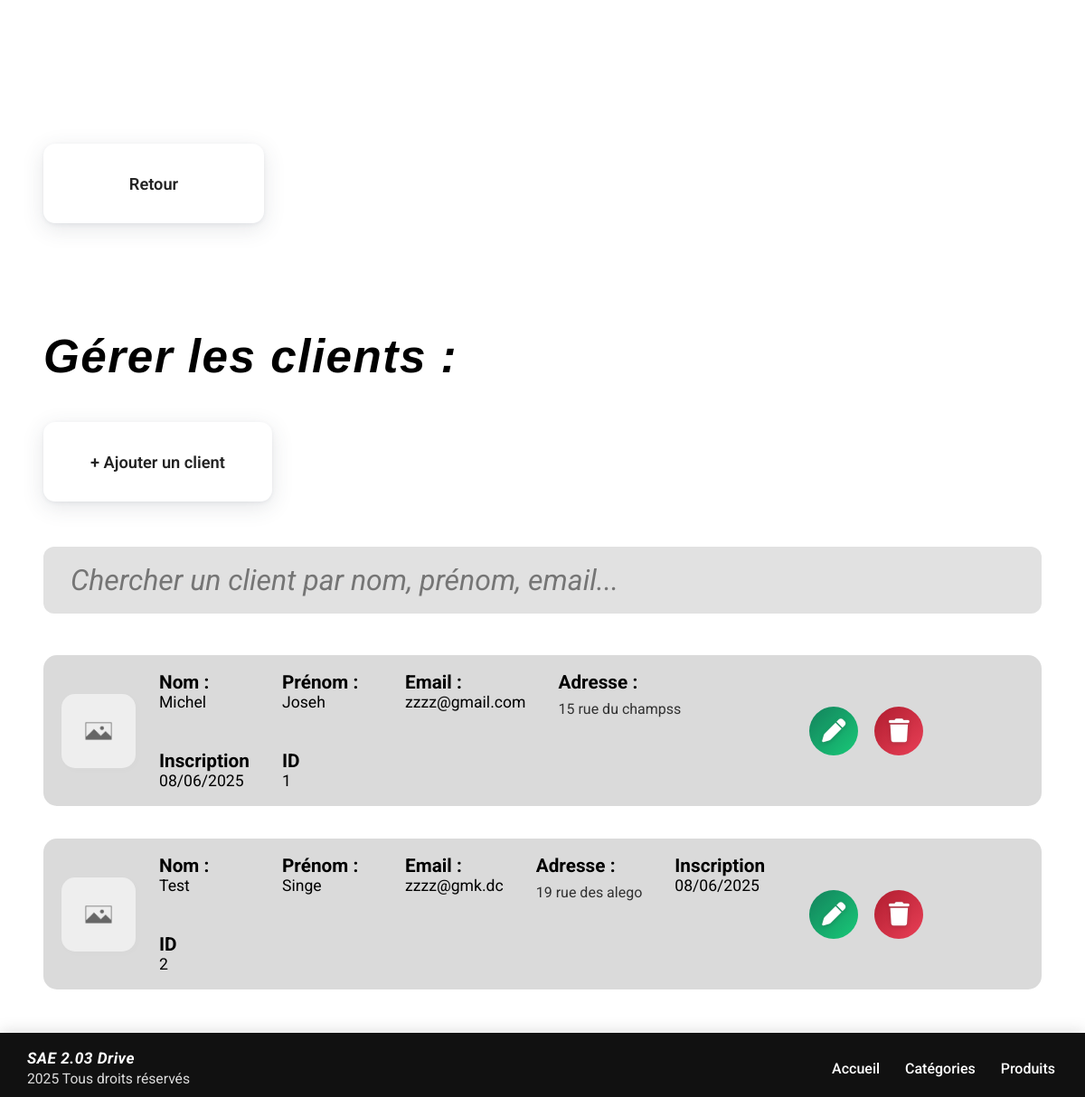
/clients/, run on the app's committed database.
### app1/models.py (models this page shows, shortened)
class Client(models.Model):
    numero_client = models.AutoField(primary_key=True)
    nom = models.CharField(max_length=200)
    prenom = models.CharField(max_length=200)
    email = models.EmailField(unique=True)
    date_inscription = models.DateField(auto_now_add=True)
    adresse = models.TextField()

### app1/views.py (the view)
# urls.py: path('clients/', views.client_list, name='client-list'),
def client_list(request):
    q = request.GET.get('q', '')
    clients = Client.objects.all()
    if q:
        clients = clients.filter(nom__icontains=q) | clients.filter(prenom__icontains=q) | clients.filter(email__icontains=q)
    return render(request, "app1/clients.html", {'clients': clients, 'request': request})

### app1/templates/app1/clients.html (shortened to what this page needs)
{% extends "app1/gabarit.html" %}
{% load static %}
{% block extra_head %}
  <link rel="stylesheet" href="{% static 'app1/clients.css' %}">
  <link rel="stylesheet" href="https://cdnjs.cloudflare.com/ajax/libs/font-awesome/6.5.0/css/all.min.css">
{% endblock %}
{% block content %}
  <a href="{% url 'index' %}" class="btn-retour">Retour</a>
  <div class="categories-title"><span class="title">Gérer les clients :</span></div>
  <div style="margin-bottom:32px;">
    <a href="{% url 'client-create' %}" class="btn-ajouter">+ Ajouter un client</a>
  </div>
  <form class="search-bar" method="get" autocomplete="off">
    <input type="text" name="q" placeholder="Chercher un client par nom, prénom, email..." value="{{ request.GET.q|default:'' }}">
  </form>
  <div class="category-table">
    {% for client in clients %}
    <div class="category-row">
      <div class="category-img-td">
        <img src="{% static 'app1/img/default.jpg' %}" alt="Client Avatar"/>
      </div>
      <div class="category-desc">
        <div><strong>Nom :</strong><br>{{ client.nom }}</div>
        <div><strong>Prénom :</strong><br>{{ client.prenom }}</div>
        <div><strong>Email :</strong><br>{{ client.email }}</div>
        <div>
          <strong>Adresse :</strong>
          <div class="category-small-desc">{{ client.adresse|linebreaksbr }}</div>
        </div>
        <div>
          <strong>Inscription</strong><br>{{ client.date_inscription|date:"d/m/Y" }}
        </div>
        <div>
          <strong>ID</strong><br>{{ client.numero_client }}
        </div>
      </div>
      <div class="category-actions">
        <a href="{% url 'client-update' client.numero_client %}" class="round-btn edit" title="Modifier">
          <i class="fa-solid fa-pen"></i>
        </a>
        <form action="{% url 'client-delete' client.numero_client %}" method="post" style="display:inline;">
          <button type="submit" class="round-btn delete" title="Supprimer" onclick="return confirm('Confirmer la suppression ?');">
            <i class="fa-solid fa-trash"></i>
          </button>
        </form>
      </div>
    </div>
    {% empty %}
    <p>Aucun client enregistré.</p>
    {% endfor %}
  </div>
{% endblock %}

### app1/static/app1/footer.css (style rules this page uses)
html, body { height: 100%; min-height: 100vh; margin: 0; padding: 0; font-family: 'Roboto', Arial, sans-serif; box-sizing: border-box; }
body { display: flex; flex-direction: column; min-height: 100vh; }

### app1/static/app1/clients.css (style rules this page uses)
:root { --side-padding: 200px; --main-content-width: 100vw; --photo-size: 82px; --blue-main: #223983; --blue-glow: #0c80b6; --blue-hover: #287eba; --green-main: #13825c; --green-glow: #19c978; --green-hover: #169b60; --red-main: #b01d2f; --red-glow: #e94057; --red-hover: #c21d35; }
html, body { margin: 0; padding: 0; height: 100%; min-height: 100vh; font-family: 'Roboto', Arial, sans-serif; background: #fff; }
.btn-retour, .btn-ajouter { background: #fff; color: #232323; border-radius: 13px; box-shadow: 0 6px 24px rgba(52,60,80,0.13), 0 1.5px 4px rgba(88,100,120,0.09); border: none; cursor: pointer; font-family: 'Roboto', Arial, sans-serif; font-size: 1.14rem; font-weight: 600; padding: 17px 52px; min-width: 140px; height: 54px; text-align: center; text-decoration: none; transition: background 0.18s, color 0.16s, transform 0.14s; display: inline-flex; align-items: center; justify-content: center; outline: none; margin-bottom: 18px; margin-top: 5px; }
.categories-title { font-family: Arial, Helvetica, sans-serif; font-style: italic; font-weight: bold; font-size: 3.2rem; letter-spacing: 1.5px; margin-bottom: 38px; margin-top: 100px; margin-left: 0; display: flex; align-items: flex-end; }
.search-bar { width: 100%; margin-bottom: 46px; }
.search-bar input { width: 100%; border-radius: 12px; outline: none; border: none; background: #e1e1e1; font-size: 2rem; font-style: italic; font-family: 'Roboto', Arial, sans-serif; padding: 18px 30px; color: #333; margin: 0; box-sizing: border-box; transition: box-shadow .15s; }
.category-table { display: flex; flex-direction: column; gap: 36px; }
.category-row { display: flex; flex-wrap: wrap; align-items: center; background: #dadada; border-radius: 15px; padding: 18px 20px; gap: 26px; box-sizing: border-box; position: relative; overflow: hidden; }
.category-img-td { flex: 0 0 auto; display: flex; align-items: center; justify-content: center; }
.category-img-td img { width: var(--photo-size); height: var(--photo-size); object-fit: cover; border-radius: 15px; border: none; box-shadow: 2px 2px 7px rgba(90, 90, 90, .02); }
.category-desc { display: flex; flex: 2 2 460px; justify-content: flex-start; align-items: flex-start; gap: 36px; font-size: 1.1rem; flex-wrap: wrap; }
.category-desc > div { min-width: 100px; max-width: 220px; word-break: break-word; }
.category-desc strong { font-size: 1.18em; font-style: normal; }
.category-small-desc { color: #313131; font-style: normal; font-size: 1rem; margin-top: 8px; }
.category-actions { flex: 1 0 120px; display: flex; align-items: center; gap: 18px; margin-left: auto; min-width: 0; }
.round-btn { border: none; outline: none; border-radius: 50%; width: 54px; height: 54px; display: inline-flex; align-items: center; justify-content: center; cursor: pointer; padding: 0; background: linear-gradient(135deg, #fff 60%, #e1eafe 100%); box-shadow: 0 2px 8px 0 rgba(34, 61, 131, 0.08); transition: background 0.18s, box-shadow 0.18s, transform 0.08s; position: relative; z-index: 1; }
.round-btn.edit { background: linear-gradient(135deg, var(--green-main) 0%, var(--green-glow) 100%); box-shadow: 0 0 6px 1px var(--green-main), 0 2px 8px 0 var(--green-glow)26; }
.round-btn.delete { background: linear-gradient(135deg, var(--red-main) 0%, var(--red-glow) 100%); box-shadow: 0 0 8px 1px var(--red-main), 0 2px 8px 0 var(--red-glow)22; }
.round-btn, .round-btn i, .category-actions a, .category-actions a:visited, .category-actions a:active { text-decoration: none !important; }
.round-btn i { font-size: 26px; line-height: 1; color: #fff; filter: drop-shadow(0 1px 2px #0003); text-shadow: 0 0 2px #fff3, 0 0 1px #2222; }
@media (max-width: 1300px) { :root { --side-padding: 48px; } }

### data on the page
Client: nom "Michel", prenom "Joseh", email "zzzz@gmail.com", adresse "15 rue du champss", date_inscription "08/06/2025", numero_client "1"
Client: nom "Test", prenom "Singe", email "zzzz@gmk.dc", adresse "19 rue des alego", date_inscription "08/06/2025", numero_client "2"
